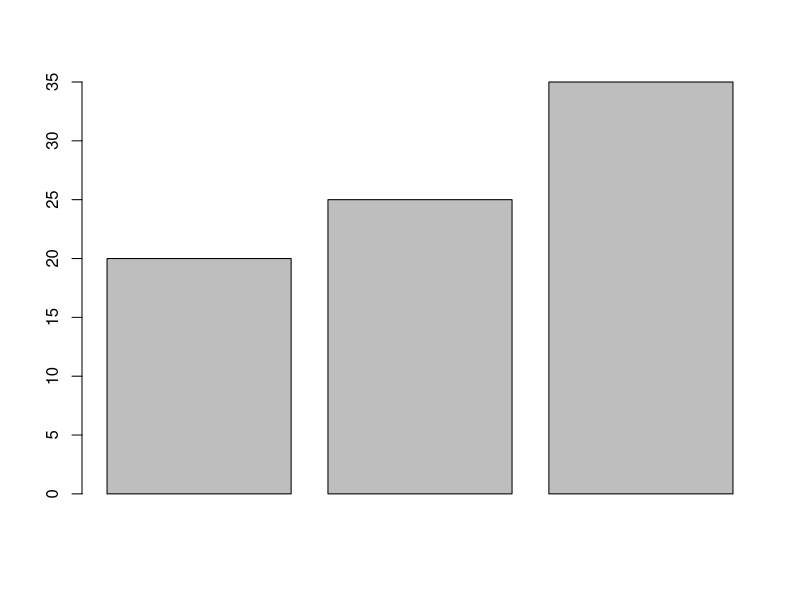
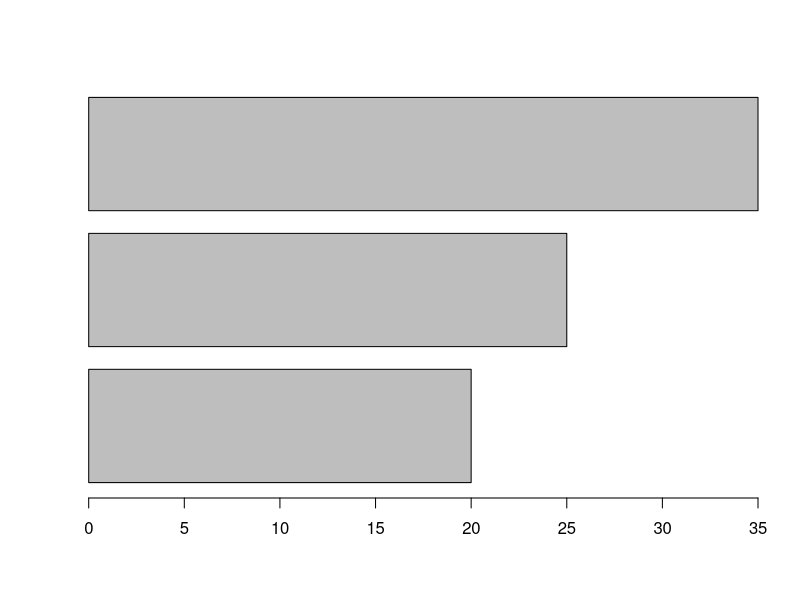

These figures' R source, in order:
names<-c("reyna","jett","sova")
age<-c(20,23,30)
marks<-c(20,25,35)
df<-data.frame(names,age,marks)
barplot(df $marks)
barplot(df $marks,horiz=TRUE)
